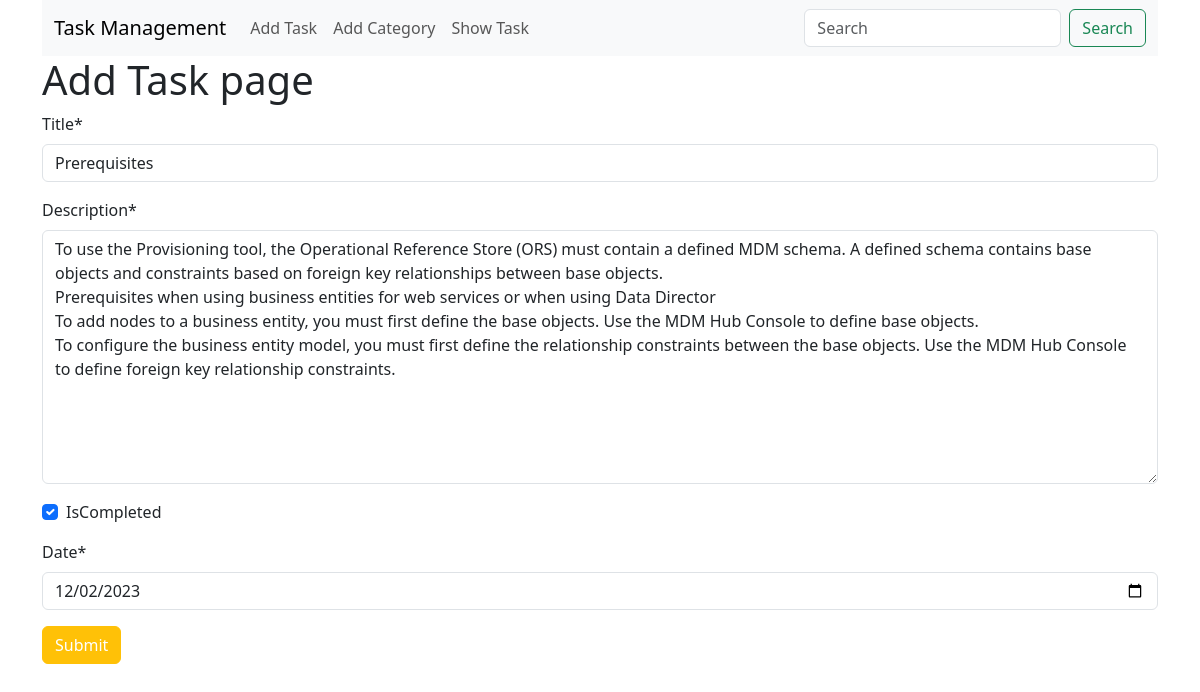
The app's page /task/edit/4 with its own data.
### task/models.py (models this page shows, shortened)
class TaskModel(models.Model):
    title = models.CharField(max_length=100)
    description = models.TextField()
    isCompleted = models.BooleanField(default=False)
    date = models.DateField()

### task/views.py (the view)
# urls.py: path('edit/<int:id>',views.edit_task,name='edit_task'),
def edit_task(request,id):
    task = models.TaskModel.objects.get(pk=id)
    task_form = forms.TaskForm(instance=task)
    if request.method == 'POST':
        task_form = forms.TaskForm(request.POST,instance=task)
        if task_form.is_valid():
            print(task_form.cleaned_data)
            task_form.save()
            return redirect('show_task')
    return render(request, 'task.html',{'form':task_form})

### task/forms.py
class TaskForm(forms.ModelForm):
    class Meta:
        model = TaskModel
        fields = '__all__'
        widgets = {
            'date': forms.DateInput(attrs={'type': 'date'}),
        }

### task/templates/task.html (shortened to what this page needs)
{% extends "base.html" %} {% block content %} {% load static %} {% load crispy_forms_tags %}
<form method="POST" enctype="multipart/form-data">
    <h1>Add Task page</h1>
    {{ form | crispy }}
    <button type="submit" class="btn btn-warning text-white">Submit</button>
</form>
{% endblock %}

### records on screen
TaskModel: title "Prerequisites", description "To use the Provisioning tool, the Operational Reference Store (ORS) must contain a defined MDM schema. A defined schema contains base objects and constraints based on foreign key relationships between base objects. Prerequisites when using business entities for web services or when using Data Director To add nodes to a business entity, you must first define the base objects. Use the MDM Hub Console to define base objects. To configure the business entity model, you must first define the relationship constraints between the base objects. Use the MDM Hub Console to define foreign key relationship constraints.", isCompleted "☑", date "12/02/2023"
